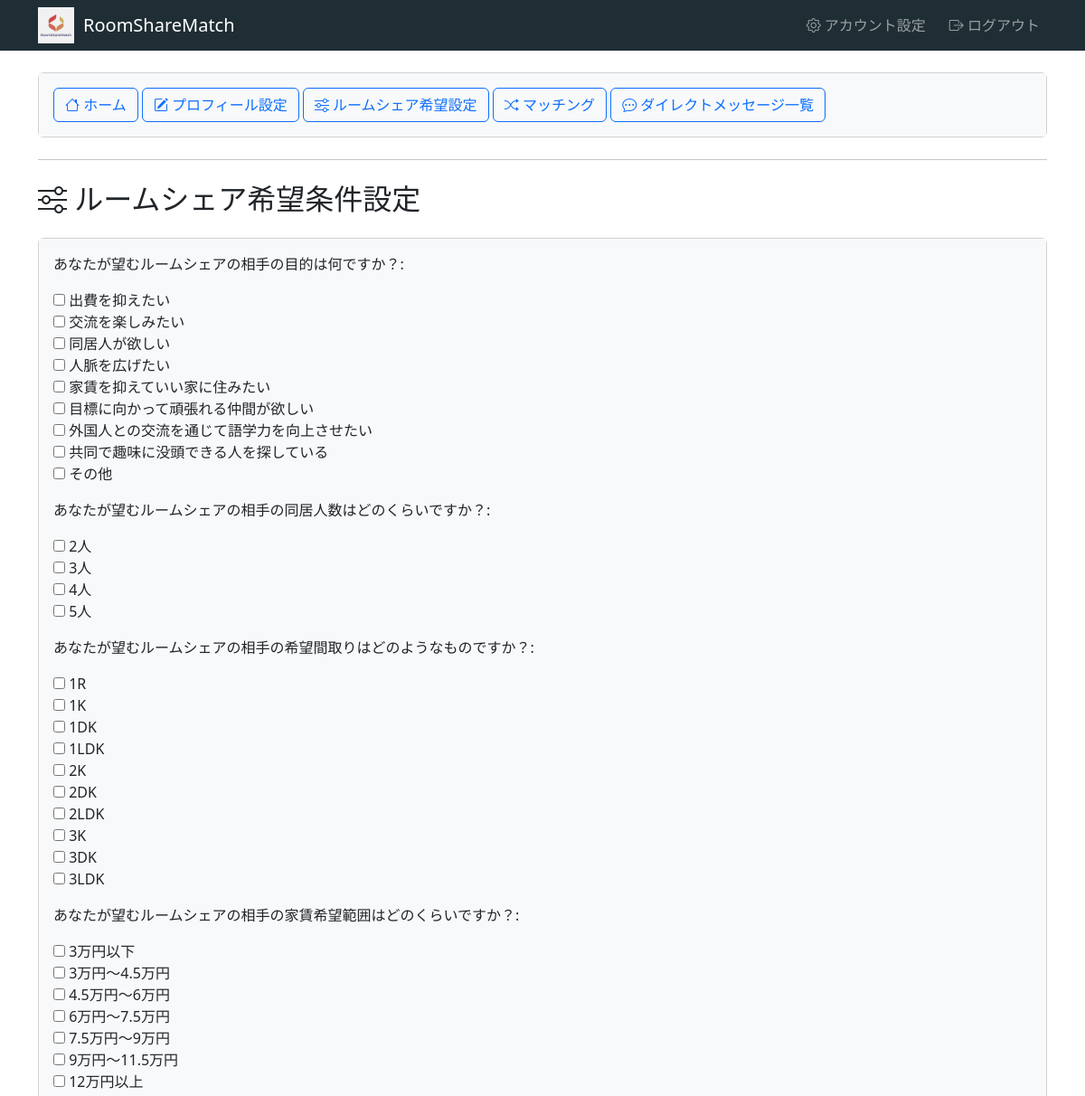
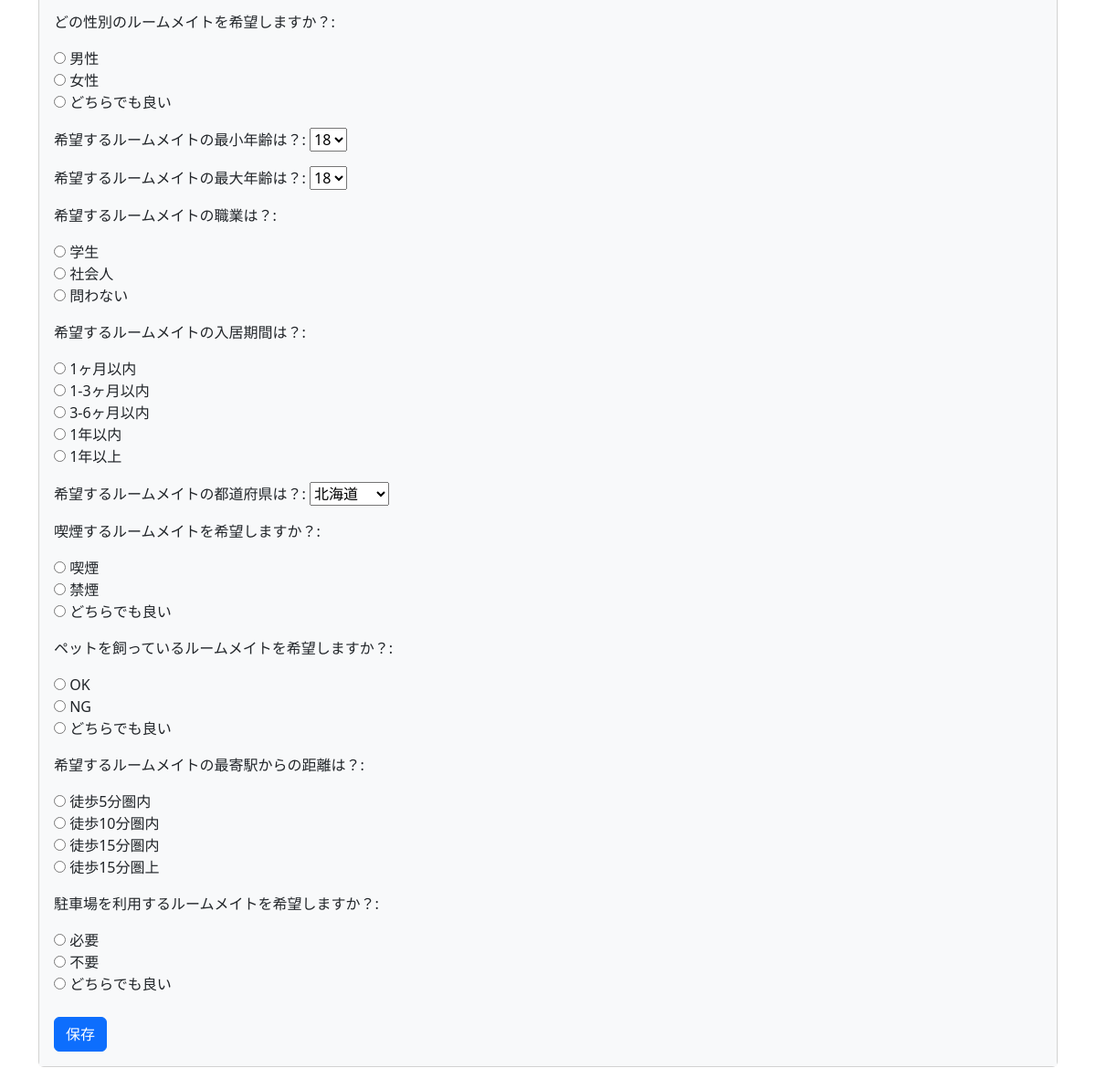
/matching_app/roommate_preference/ (signed in), run on the app's committed database (2 pictures, top to bottom).
### matching_app/models.py (models this page shows)
class RoommatePreference(models.Model):
    user = models.ForeignKey(User, on_delete=models.CASCADE, related_name='roommate_preference')
    gender = models.CharField(max_length=6, verbose_name='性別')
    age_min = models.IntegerField(blank=True, null=True, verbose_name='最小年齢')
    age_max = models.IntegerField(blank=True, null=True, verbose_name='最大年齢')
    occupation = models.CharField(max_length=10, verbose_name='職業')
    period = models.CharField(max_length=10, verbose_name='期間')
    smoking = models.CharField(max_length=10, verbose_name='喫煙')
    pet = models.CharField(max_length=10, verbose_name='ペット')
    prefecture = models.CharField(max_length=10, verbose_name='都道府県')
    commute_time = models.CharField(max_length=10, verbose_name='通勤時間')
    parking = models.CharField(max_length=10, verbose_name='駐車場')

### matching_app/views.py (the view)
# urls.py: path('roommate_preference/', views.roommate_preference, name='roommate_preference'),
@login_required
def roommate_preference(request):
    if request.method == 'GET':
        context = get_roommate_preference_context(request)
        return render(request, 'matching_app/roommate_preference.html', context)

### matching_app/forms.py
class PurposeForm(forms.ModelForm):
    purpose_name = forms.MultipleChoiceField(
        choices=PURPOSE_CHOICES,
        widget=forms.CheckboxSelectMultiple,
        label='あなたが望むルームシェアの相手の目的は何ですか？'
    )
    class Meta:
        model = Purpose
        fields = ['purpose_name']

class DesiredCohabiteeForm(forms.ModelForm):
    cohabitation_number = forms.MultipleChoiceField(
        choices=DESIRED_COHABITEE_CHOICES,
        widget=forms.CheckboxSelectMultiple,
        label='あなたが望むルームシェアの相手の同居人数はどのくらいですか？'
    )
    class Meta:
        model = DesiredCohabitee
        fields = ['cohabitation_number']

### main_app/views.py (called while the page is built)
def get_initial_model_form(request, model_class, form_class, field_name):
    objects = model_class.objects.filter(user=request.user)
    initial_model_form = form_class(initial={field_name: [getattr(object, field_name) for object in objects]})
    return initial_model_form

### matching_app/views.py (called while the page is built)
def get_roommate_preference_context(request):
    purpose_form = get_initial_model_form(request, Purpose, PurposeForm, 'purpose_name')
    cohabitation_form = get_initial_model_form(request, DesiredCohabitee, DesiredCohabiteeForm, 'cohabitation_number')
    layout_form = get_initial_model_form(request, RoomLayout, RoomLayoutForm, 'layout')
    rent_form = get_initial_model_form(request, Rent, RentForm, 'rent')
    roommate_preference_form = RoommatePreferenceForm(instance=RoommatePreference.objects.get(user=request.user))
    context = {
        'purpose_form': purpose_form,
        'cohabitation_form': cohabitation_form,
        'layout_form': layout_form,
        'rent_form': rent_form,
        'roommate_preference_form': roommate_preference_form,
    }
    return context

### matching_app/templates/matching_app/roommate_preference.html (shortened to what this page needs)
{% extends 'main_app/base.html' %}
{% block content %}
{% include 'main_app/menu_buttons.html' %}
<h2><i class="bi bi-sliders"></i> ルームシェア希望条件設定</h2>
<div class="card mt-4">
  <div class="card-body" style="background-color: #f8f9fa;">
    <form method="POST" action="{% url 'matching_app:update_roommate_preference' %}">
      {{ purpose_form.as_p }}
      {{ cohabitation_form.as_p }}
      {{ layout_form.as_p }}
      {{ rent_form.as_p }}
      {{ roommate_preference_form.as_p }}
      <div class="form-group row mt-4">
        <div class="col-sm-10">
          <button type="submit" class="btn btn-primary">保存</button>
        </div>
      </div>
    </form>
  </div>
</div>
{% endblock content %}

### data on the page
RoommatePreference: gender "☐ 男性 ☐ 女性 ☐ どちらでも良い", age_min "18", age_max "18", occupation "☐ 学生 ☐ 社会人 ☐ 問わない", period "☐ 1ヶ月以内 ☐ 1-3ヶ月以内 ☐ 3-6ヶ月以内 ☐ 1年以内 ☐ 1年以上", prefecture "北海道", smoking "☐ 喫煙 ☐ 禁煙 ☐ どちらでも良い", pet "☐ OK ☐ NG ☐ どちらでも良い", commute_time "☐ 徒歩5分圏内 ☐ 徒歩10分圏内 ☐ 徒歩15分圏内 ☐ 徒歩15分圏上", parking "☐ 必要 ☐ 不要 ☐ どちらでも良い"
